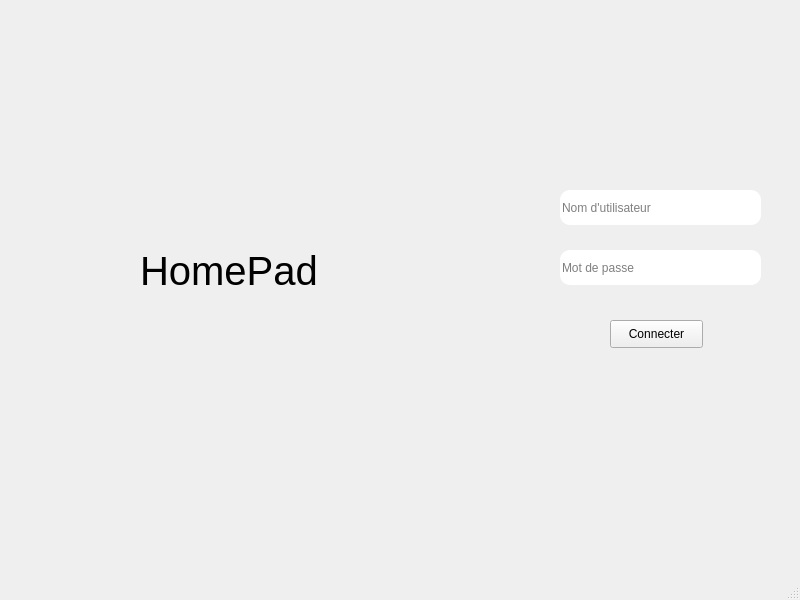
<?xml version="1.0" encoding="UTF-8"?>
<ui version="4.0">
 <class>MainWindow</class>
 <widget class="QMainWindow" name="MainWindow">
  <property name="geometry">
   <rect>
    <x>0</x>
    <y>0</y>
    <width>800</width>
    <height>600</height>
   </rect>
  </property>
  <property name="windowTitle">
   <string>HomePad</string>
  </property>
  <widget class="QWidget" name="centralwidget">
   <widget class="QLabel" name="label_4">
    <property name="geometry">
     <rect>
      <x>140</x>
      <y>230</y>
      <width>261</width>
      <height>81</height>
     </rect>
    </property>
    <property name="font">
     <font>
      <family>MS Shell Dlg 2</family>
      <pointsize>30</pointsize>
      <weight>50</weight>
      <italic>false</italic>
      <bold>false</bold>
     </font>
    </property>
    <property name="styleSheet">
     <string notr="true">font: 30pt &quot;MS Shell Dlg 2&quot;;
color: rgb(0, 0, 0);</string>
    </property>
    <property name="text">
     <string>HomePad</string>
    </property>
   </widget>
   <widget class="QLabel" name="label_3">
    <property name="geometry">
     <rect>
      <x>150</x>
      <y>40</y>
      <width>181</width>
      <height>181</height>
     </rect>
    </property>
    <property name="styleSheet">
     <string notr="true">border-image: url(:/logo.ico);</string>
    </property>
    <property name="text">
     <string/>
    </property>
    <property name="pixmap">
     <pixmap>../2.1.png</pixmap>
    </property>
    <property name="scaledContents">
     <bool>true</bool>
    </property>
   </widget>
   <widget class="QLineEdit" name="lineEdit">
    <property name="geometry">
     <rect>
      <x>560</x>
      <y>190</y>
      <width>201</width>
      <height>35</height>
     </rect>
    </property>
    <property name="styleSheet">
     <string notr="true">border-radius: 10px;</string>
    </property>
    <property name="placeholderText">
     <string>Nom d'utilisateur</string>
    </property>
   </widget>
   <widget class="QPushButton" name="pushButton">
    <property name="geometry">
     <rect>
      <x>610</x>
      <y>320</y>
      <width>93</width>
      <height>28</height>
     </rect>
    </property>
    <property name="text">
     <string>Connecter</string>
    </property>
   </widget>
   <widget class="QLineEdit" name="lineEdit_2">
    <property name="geometry">
     <rect>
      <x>560</x>
      <y>250</y>
      <width>201</width>
      <height>35</height>
     </rect>
    </property>
    <property name="styleSheet">
     <string notr="true">border-radius: 10px;</string>
    </property>
    <property name="echoMode">
     <enum>QLineEdit::Password</enum>
    </property>
    <property name="placeholderText">
     <string>Mot de passe</string>
    </property>
   </widget>
   <widget class="QLabel" name="label">
    <property name="geometry">
     <rect>
      <x>0</x>
      <y>0</y>
      <width>511</width>
      <height>591</height>
     </rect>
    </property>
    <property name="text">
     <string/>
    </property>
    <property name="pixmap">
     <pixmap resource="GFX.qrc">:/buildings.jpg</pixmap>
    </property>
    <property name="scaledContents">
     <bool>false</bool>
    </property>
   </widget>
   <zorder>label</zorder>
   <zorder>label_4</zorder>
   <zorder>label_3</zorder>
   <zorder>lineEdit</zorder>
   <zorder>pushButton</zorder>
   <zorder>lineEdit_2</zorder>
  </widget>
  <widget class="QMenuBar" name="menubar">
   <property name="geometry">
    <rect>
     <x>0</x>
     <y>0</y>
     <width>800</width>
     <height>26</height>
    </rect>
   </property>
  </widget>
  <widget class="QStatusBar" name="statusbar"/>
  <action name="actionhgvsqdf">
   <property name="text">
    <string>hgvsqdf</string>
   </property>
  </action>
  <action name="actionfqsdjfq">
   <property name="text">
    <string>fqsdjfq</string>
   </property>
  </action>
 </widget>
 <resources>
  <include location="GFX.qrc"/>
 </resources>
 <connections/>
</ui>
